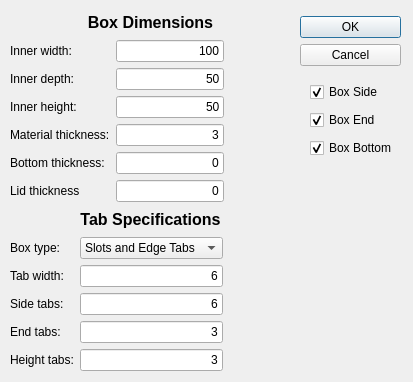
<?xml version="1.0" encoding="UTF-8"?>
<ui version="4.0">
 <class>Dialog</class>
 <widget class="QDialog" name="Dialog">
  <property name="geometry">
   <rect>
    <x>0</x>
    <y>0</y>
    <width>413</width>
    <height>382</height>
   </rect>
  </property>
  <property name="windowTitle">
   <string>Dialog</string>
  </property>
  <widget class="QDialogButtonBox" name="buttonBox">
   <property name="geometry">
    <rect>
     <x>300</x>
     <y>10</y>
     <width>101</width>
     <height>61</height>
    </rect>
   </property>
   <property name="orientation">
    <enum>Qt::Vertical</enum>
   </property>
   <property name="standardButtons">
    <set>QDialogButtonBox::Cancel|QDialogButtonBox::Ok</set>
   </property>
   <property name="centerButtons">
    <bool>true</bool>
   </property>
  </widget>
  <widget class="QWidget" name="verticalLayoutWidget">
   <property name="geometry">
    <rect>
     <x>10</x>
     <y>10</y>
     <width>281</width>
     <height>361</height>
    </rect>
   </property>
   <layout class="QVBoxLayout" name="verticalLayout">
    <item>
     <widget class="QLabel" name="label">
      <property name="sizePolicy">
       <sizepolicy hsizetype="Preferred" vsizetype="Preferred">
        <horstretch>0</horstretch>
        <verstretch>0</verstretch>
       </sizepolicy>
      </property>
      <property name="font">
       <font>
        <pointsize>12</pointsize>
        <weight>75</weight>
        <bold>true</bold>
       </font>
      </property>
      <property name="text">
       <string>Box Dimensions</string>
      </property>
      <property name="alignment">
       <set>Qt::AlignCenter</set>
      </property>
     </widget>
    </item>
    <item>
     <layout class="QGridLayout" name="gridLayout" columnminimumwidth="100,0,0">
      <item row="0" column="0">
       <widget class="QLabel" name="label_2">
        <property name="text">
         <string>Inner width:</string>
        </property>
        <property name="scaledContents">
         <bool>false</bool>
        </property>
        <property name="buddy">
         <cstring>width</cstring>
        </property>
       </widget>
      </item>
      <item row="1" column="0">
       <widget class="QLabel" name="label_3">
        <property name="text">
         <string>Inner depth:</string>
        </property>
        <property name="scaledContents">
         <bool>false</bool>
        </property>
        <property name="buddy">
         <cstring>depth</cstring>
        </property>
       </widget>
      </item>
      <item row="2" column="0">
       <widget class="QLabel" name="label_4">
        <property name="text">
         <string>Inner height:</string>
        </property>
        <property name="scaledContents">
         <bool>false</bool>
        </property>
        <property name="buddy">
         <cstring>height</cstring>
        </property>
       </widget>
      </item>
      <item row="3" column="0">
       <widget class="QLabel" name="label_5">
        <property name="text">
         <string>Material thickness:</string>
        </property>
        <property name="scaledContents">
         <bool>false</bool>
        </property>
        <property name="buddy">
         <cstring>thickness</cstring>
        </property>
       </widget>
      </item>
      <item row="4" column="0">
       <widget class="QLabel" name="label_15">
        <property name="text">
         <string>Bottom thickness:</string>
        </property>
        <property name="buddy">
         <cstring>bottomThickness</cstring>
        </property>
       </widget>
      </item>
      <item row="5" column="0">
       <widget class="QLabel" name="label_16">
        <property name="text">
         <string>Lid thickness</string>
        </property>
        <property name="buddy">
         <cstring>lidThickness</cstring>
        </property>
       </widget>
      </item>
      <item row="1" column="1">
       <widget class="QLineEdit" name="depth">
        <property name="toolTip">
         <string>&lt;html&gt;&lt;head/&gt;&lt;body&gt;&lt;p&gt;The inside depth of the box. The actual depth will vary with material thickness.&lt;/p&gt;&lt;/body&gt;&lt;/html&gt;</string>
        </property>
        <property name="text">
         <string>50</string>
        </property>
        <property name="alignment">
         <set>Qt::AlignRight|Qt::AlignTrailing|Qt::AlignVCenter</set>
        </property>
        <property name="placeholderText">
         <string/>
        </property>
       </widget>
      </item>
      <item row="1" column="2">
       <spacer name="horizontalSpacer">
        <property name="orientation">
         <enum>Qt::Horizontal</enum>
        </property>
        <property name="sizeHint" stdset="0">
         <size>
          <width>60</width>
          <height>20</height>
         </size>
        </property>
       </spacer>
      </item>
      <item row="3" column="1">
       <widget class="QLineEdit" name="thickness">
        <property name="toolTip">
         <string>&lt;html&gt;&lt;head/&gt;&lt;body&gt;&lt;p&gt;The thickness of the box material, used to calculate tab and slot sizes.&lt;/p&gt;&lt;/body&gt;&lt;/html&gt;</string>
        </property>
        <property name="text">
         <string>3</string>
        </property>
        <property name="alignment">
         <set>Qt::AlignRight|Qt::AlignTrailing|Qt::AlignVCenter</set>
        </property>
        <property name="placeholderText">
         <string/>
        </property>
       </widget>
      </item>
      <item row="2" column="1">
       <widget class="QLineEdit" name="height">
        <property name="toolTip">
         <string>&lt;html&gt;&lt;head/&gt;&lt;body&gt;&lt;p&gt;The inside height of the box. The actual height will vary with material thickness.&lt;/p&gt;&lt;/body&gt;&lt;/html&gt;</string>
        </property>
        <property name="text">
         <string>50</string>
        </property>
        <property name="alignment">
         <set>Qt::AlignRight|Qt::AlignTrailing|Qt::AlignVCenter</set>
        </property>
        <property name="placeholderText">
         <string/>
        </property>
       </widget>
      </item>
      <item row="0" column="1">
       <widget class="QLineEdit" name="width">
        <property name="toolTip">
         <string>&lt;html&gt;&lt;head/&gt;&lt;body&gt;&lt;p&gt;The inside width of the box. The actual width will vary with material thickness.&lt;/p&gt;&lt;/body&gt;&lt;/html&gt;</string>
        </property>
        <property name="text">
         <string>100</string>
        </property>
        <property name="alignment">
         <set>Qt::AlignRight|Qt::AlignTrailing|Qt::AlignVCenter</set>
        </property>
        <property name="placeholderText">
         <string/>
        </property>
       </widget>
      </item>
      <item row="4" column="1">
       <widget class="QLineEdit" name="bottomThickness">
        <property name="toolTip">
         <string>&lt;html&gt;&lt;head/&gt;&lt;body&gt;&lt;p&gt;Only necessary if bottom material is a different thickness than the sides. If set to 0, uses &lt;span style=&quot; font-style:italic;&quot;&gt;material thickness&lt;/span&gt;.&lt;/p&gt;&lt;/body&gt;&lt;/html&gt;</string>
        </property>
        <property name="text">
         <string>0</string>
        </property>
        <property name="alignment">
         <set>Qt::AlignRight|Qt::AlignTrailing|Qt::AlignVCenter</set>
        </property>
       </widget>
      </item>
      <item row="5" column="1">
       <widget class="QLineEdit" name="lidThickness">
        <property name="toolTip">
         <string>&lt;html&gt;&lt;head/&gt;&lt;body&gt;&lt;p&gt;Lid thickness is used to specify the distance from the top of the side to the top of the slots (if specified). If set to 0, uses &lt;span style=&quot; font-style:italic;&quot;&gt;material thickness&lt;/span&gt;.&lt;/p&gt;&lt;/body&gt;&lt;/html&gt;</string>
        </property>
        <property name="text">
         <string>0</string>
        </property>
        <property name="alignment">
         <set>Qt::AlignRight|Qt::AlignTrailing|Qt::AlignVCenter</set>
        </property>
       </widget>
      </item>
     </layout>
    </item>
    <item>
     <widget class="QLabel" name="label_6">
      <property name="sizePolicy">
       <sizepolicy hsizetype="Preferred" vsizetype="Preferred">
        <horstretch>0</horstretch>
        <verstretch>0</verstretch>
       </sizepolicy>
      </property>
      <property name="font">
       <font>
        <pointsize>12</pointsize>
        <weight>75</weight>
        <bold>true</bold>
       </font>
      </property>
      <property name="lineWidth">
       <number>2</number>
      </property>
      <property name="text">
       <string>Tab Specifications</string>
      </property>
      <property name="alignment">
       <set>Qt::AlignCenter</set>
      </property>
     </widget>
    </item>
    <item>
     <layout class="QGridLayout" name="gridLayout_2" rowstretch="0,0,0,0,0,0,0,0,0,0">
      <item row="1" column="1">
       <widget class="QComboBox" name="tabTypes">
        <property name="toolTip">
         <string>&lt;html&gt;&lt;head/&gt;&lt;body&gt;&lt;p&gt;Choose whether the box will have inset slots or edge tabs (or both) on the top and/or bottom.&lt;/p&gt;&lt;/body&gt;&lt;/html&gt;</string>
        </property>
        <property name="currentIndex">
         <number>0</number>
        </property>
        <item>
         <property name="text">
          <string>Slots and Edge Tabs</string>
         </property>
        </item>
        <item>
         <property name="text">
          <string>Slots only</string>
         </property>
        </item>
        <item>
         <property name="text">
          <string>Edge Tabs only</string>
         </property>
        </item>
       </widget>
      </item>
      <item row="8" column="0">
       <widget class="QLabel" name="label_9">
        <property name="text">
         <string>End tabs:</string>
        </property>
        <property name="scaledContents">
         <bool>false</bool>
        </property>
        <property name="buddy">
         <cstring>numTabsDepth</cstring>
        </property>
       </widget>
      </item>
      <item row="6" column="1">
       <widget class="QLineEdit" name="tabWidth">
        <property name="toolTip">
         <string>&lt;html&gt;&lt;head/&gt;&lt;body&gt;&lt;p&gt;Specifies the width of tabs and slots.&lt;/p&gt;&lt;/body&gt;&lt;/html&gt;</string>
        </property>
        <property name="text">
         <string>6</string>
        </property>
        <property name="alignment">
         <set>Qt::AlignRight|Qt::AlignTrailing|Qt::AlignVCenter</set>
        </property>
        <property name="placeholderText">
         <string/>
        </property>
       </widget>
      </item>
      <item row="9" column="0">
       <widget class="QLabel" name="label_13">
        <property name="text">
         <string>Height tabs:</string>
        </property>
        <property name="scaledContents">
         <bool>false</bool>
        </property>
        <property name="buddy">
         <cstring>numTabsHeight</cstring>
        </property>
       </widget>
      </item>
      <item row="6" column="0">
       <widget class="QLabel" name="label_10">
        <property name="text">
         <string>Tab width:</string>
        </property>
        <property name="scaledContents">
         <bool>false</bool>
        </property>
        <property name="buddy">
         <cstring>tabWidth</cstring>
        </property>
       </widget>
      </item>
      <item row="9" column="1">
       <widget class="QLineEdit" name="numTabsHeight">
        <property name="toolTip">
         <string>&lt;html&gt;&lt;head/&gt;&lt;body&gt;&lt;p&gt;The number of tabs to place on the height (edges) of the box.  &lt;span style=&quot; font-weight:600;&quot;&gt;DON'T&lt;/span&gt; change these after generating the sketches. (or go ahead and see why)&lt;/p&gt;&lt;/body&gt;&lt;/html&gt;</string>
        </property>
        <property name="text">
         <string>3</string>
        </property>
        <property name="alignment">
         <set>Qt::AlignRight|Qt::AlignTrailing|Qt::AlignVCenter</set>
        </property>
        <property name="placeholderText">
         <string/>
        </property>
       </widget>
      </item>
      <item row="6" column="2">
       <spacer name="horizontalSpacer_2">
        <property name="orientation">
         <enum>Qt::Horizontal</enum>
        </property>
        <property name="sizeHint" stdset="0">
         <size>
          <width>60</width>
          <height>20</height>
         </size>
        </property>
       </spacer>
      </item>
      <item row="7" column="1">
       <widget class="QLineEdit" name="numTabsWidth">
        <property name="toolTip">
         <string>&lt;html&gt;&lt;head/&gt;&lt;body&gt;&lt;p&gt;The number of tabs to place on the width (long side) of the box.  &lt;span style=&quot; font-weight:600;&quot;&gt;DON'T&lt;/span&gt; change these after generating the sketches. (or go ahead and see why)&lt;/p&gt;&lt;/body&gt;&lt;/html&gt;</string>
        </property>
        <property name="text">
         <string>6</string>
        </property>
        <property name="alignment">
         <set>Qt::AlignRight|Qt::AlignTrailing|Qt::AlignVCenter</set>
        </property>
        <property name="placeholderText">
         <string/>
        </property>
       </widget>
      </item>
      <item row="1" column="0">
       <widget class="QLabel" name="label_7">
        <property name="text">
         <string>Box type:</string>
        </property>
        <property name="scaledContents">
         <bool>false</bool>
        </property>
        <property name="buddy">
         <cstring>tabTypes</cstring>
        </property>
       </widget>
      </item>
      <item row="7" column="0">
       <widget class="QLabel" name="label_8">
        <property name="text">
         <string>Side tabs:</string>
        </property>
        <property name="scaledContents">
         <bool>false</bool>
        </property>
        <property name="buddy">
         <cstring>numTabsWidth</cstring>
        </property>
       </widget>
      </item>
      <item row="8" column="1">
       <widget class="QLineEdit" name="numTabsDepth">
        <property name="toolTip">
         <string>&lt;html&gt;&lt;head/&gt;&lt;body&gt;&lt;p&gt;The number of tabs to place on the depth (short side) of the box.  &lt;span style=&quot; font-weight:600;&quot;&gt;DON'T&lt;/span&gt; change these after generating the sketches. (or go ahead and see why)&lt;/p&gt;&lt;/body&gt;&lt;/html&gt;</string>
        </property>
        <property name="text">
         <string>3</string>
        </property>
        <property name="alignment">
         <set>Qt::AlignRight|Qt::AlignTrailing|Qt::AlignVCenter</set>
        </property>
        <property name="placeholderText">
         <string/>
        </property>
       </widget>
      </item>
     </layout>
    </item>
   </layout>
  </widget>
  <widget class="QLabel" name="image">
   <property name="geometry">
    <rect>
     <x>310</x>
     <y>220</y>
     <width>90</width>
     <height>147</height>
    </rect>
   </property>
   <property name="text">
    <string/>
   </property>
  </widget>
  <widget class="QWidget" name="verticalLayoutWidget_2">
   <property name="geometry">
    <rect>
     <x>310</x>
     <y>80</y>
     <width>91</width>
     <height>80</height>
    </rect>
   </property>
   <layout class="QVBoxLayout" name="verticalLayout_2">
    <item>
     <widget class="QCheckBox" name="chkSide">
      <property name="toolTip">
       <string>&lt;html&gt;&lt;head/&gt;&lt;body&gt;&lt;p&gt;Check to generate a sketch for the long side (width) of the box.&lt;/p&gt;&lt;/body&gt;&lt;/html&gt;</string>
      </property>
      <property name="text">
       <string>Box Side</string>
      </property>
      <property name="checked">
       <bool>true</bool>
      </property>
     </widget>
    </item>
    <item>
     <widget class="QCheckBox" name="chkEnd">
      <property name="toolTip">
       <string>&lt;html&gt;&lt;head/&gt;&lt;body&gt;&lt;p&gt;Check to generate a sketch for the short side (depth) of the box.&lt;/p&gt;&lt;/body&gt;&lt;/html&gt;</string>
      </property>
      <property name="text">
       <string>Box End</string>
      </property>
      <property name="checked">
       <bool>true</bool>
      </property>
     </widget>
    </item>
    <item>
     <widget class="QCheckBox" name="chkBottom">
      <property name="toolTip">
       <string>&lt;html&gt;&lt;head/&gt;&lt;body&gt;&lt;p&gt;Check to generate a sketch for the bottom of the box.&lt;/p&gt;&lt;/body&gt;&lt;/html&gt;</string>
      </property>
      <property name="text">
       <string>Box Bottom</string>
      </property>
      <property name="checked">
       <bool>true</bool>
      </property>
     </widget>
    </item>
   </layout>
  </widget>
 </widget>
 <tabstops>
  <tabstop>width</tabstop>
  <tabstop>depth</tabstop>
  <tabstop>height</tabstop>
  <tabstop>thickness</tabstop>
  <tabstop>bottomThickness</tabstop>
  <tabstop>lidThickness</tabstop>
  <tabstop>tabTypes</tabstop>
  <tabstop>tabWidth</tabstop>
  <tabstop>numTabsWidth</tabstop>
  <tabstop>numTabsDepth</tabstop>
  <tabstop>numTabsHeight</tabstop>
  <tabstop>chkSide</tabstop>
  <tabstop>chkEnd</tabstop>
  <tabstop>chkBottom</tabstop>
 </tabstops>
 <resources/>
 <connections>
  <connection>
   <sender>buttonBox</sender>
   <signal>accepted()</signal>
   <receiver>Dialog</receiver>
   <slot>accept()</slot>
   <hints>
    <hint type="sourcelabel">
     <x>248</x>
     <y>254</y>
    </hint>
    <hint type="destinationlabel">
     <x>157</x>
     <y>274</y>
    </hint>
   </hints>
  </connection>
  <connection>
   <sender>buttonBox</sender>
   <signal>rejected()</signal>
   <receiver>Dialog</receiver>
   <slot>reject()</slot>
   <hints>
    <hint type="sourcelabel">
     <x>316</x>
     <y>260</y>
    </hint>
    <hint type="destinationlabel">
     <x>286</x>
     <y>274</y>
    </hint>
   </hints>
  </connection>
 </connections>
</ui>
